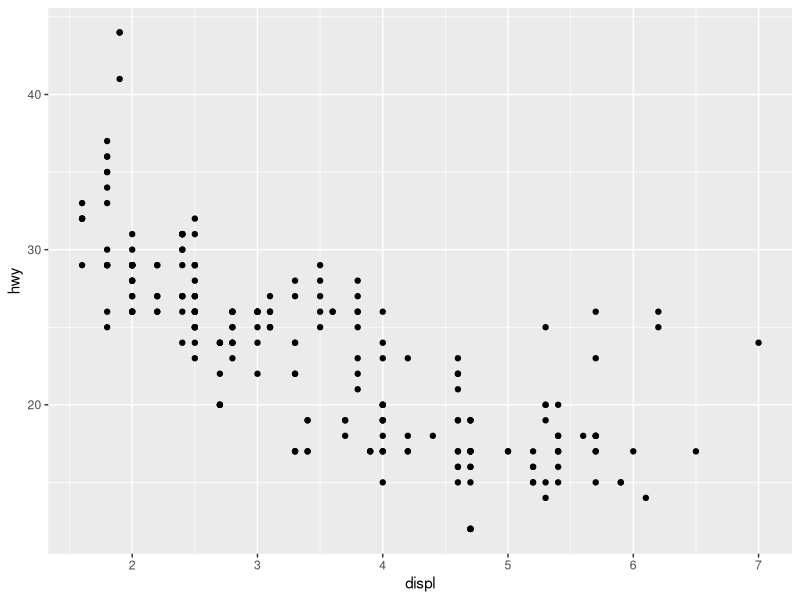
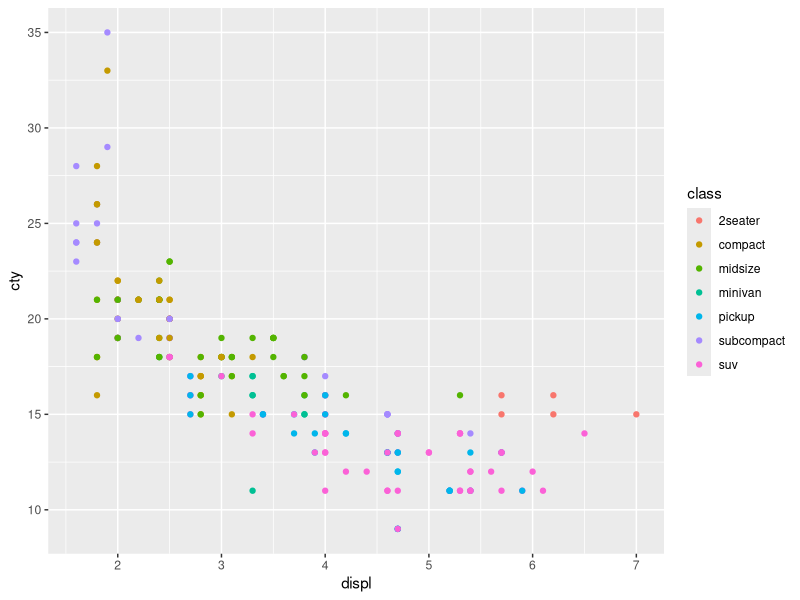
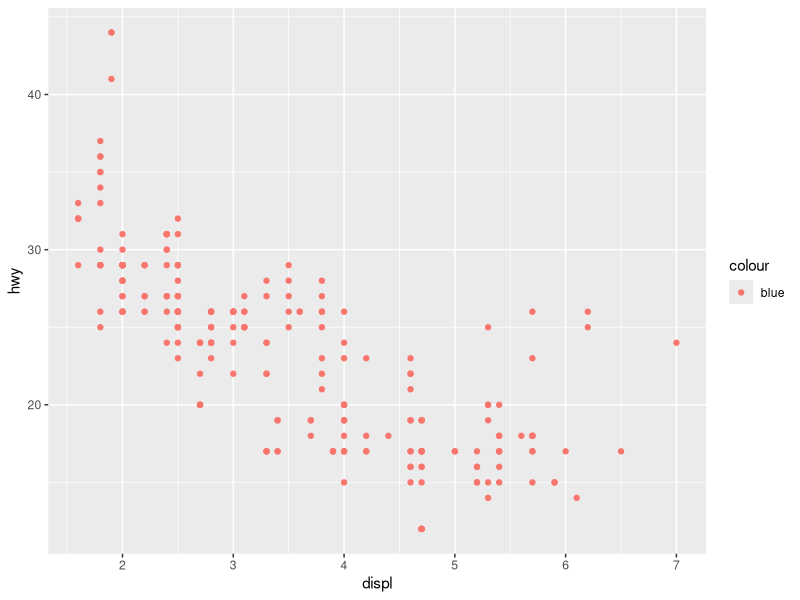
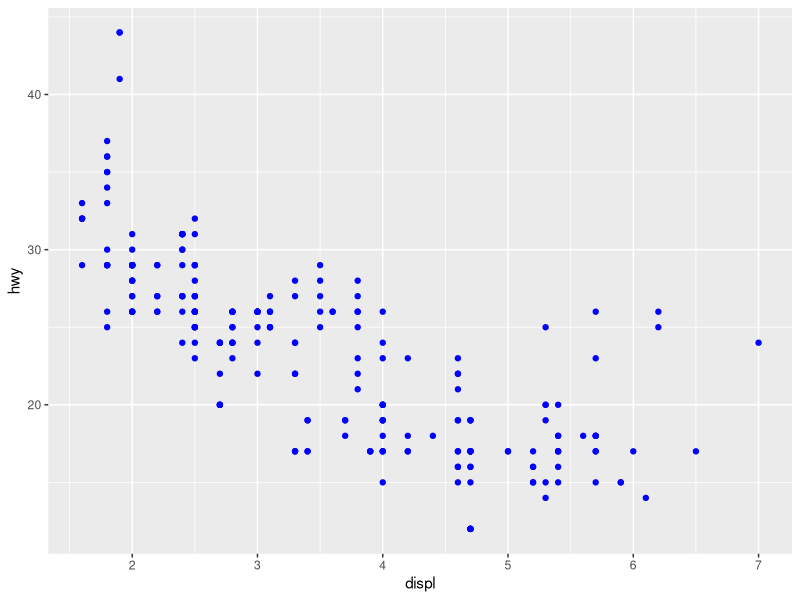
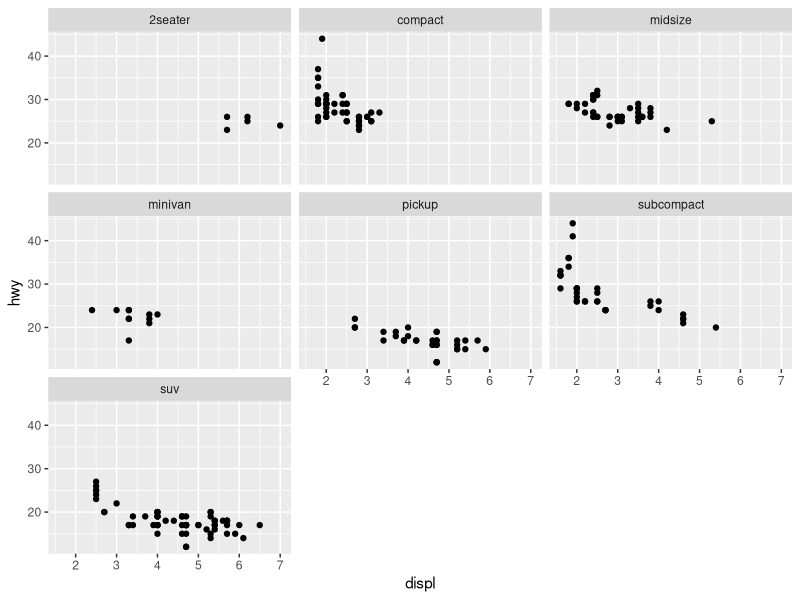
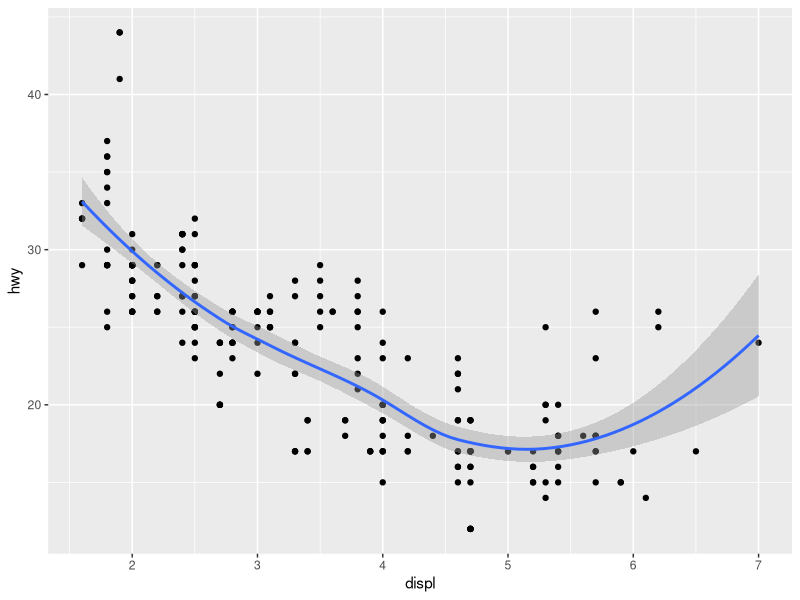
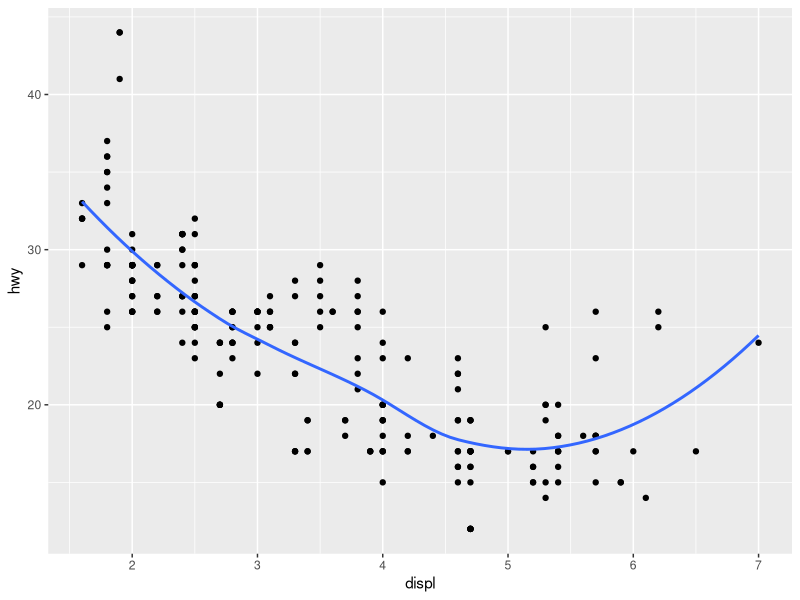
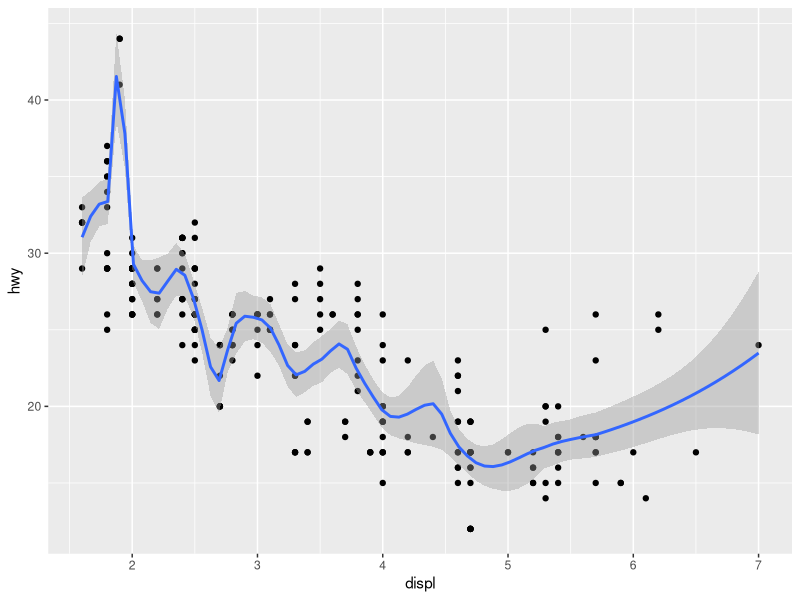

The R script that drew these images, in order: (Note: this script raises an error after producing the figures.)
require(data.table)
require(ggplot2)
require(dplyr)
require(mgcv)
require(MASS)
require(ggthemes)

mpg

# 1.) List fine functions that you could use to get more information about the mpg dataset.

head(mpg)
summary(mpg)
View(mpg)
str(mpg)
glimpse(mpg)
class(mpg)

# 2.) How can you find out what other datasets are included with ggplot2?
pkg.data <- data(package = "ggplot2")
pkgs <- as.data.table(pkg.data$results)[,3:4]

pkgs

# 2.3
ggplot(mpg, aes(x = displ, y = hwy)) +
	geom_point()

# 2.4

ggplot(mpg, aes(displ, cty, colour = class)) +
	geom_point()

ggplot(mpg, aes(displ, hwy)) + geom_point(aes(colour = "blue"))
ggplot(mpg, aes(displ, hwy)) + geom_point(colour = "blue")

ggplot(mpg, aes(displ, hwy)) +
	geom_point() +
	facet_wrap(~class)

?facet_wrap

# 2.6, Geoms

ggplot(mpg, aes(displ, hwy)) +
	geom_point() +
	geom_smooth()

ggplot(mpg, aes(displ, hwy)) +
	geom_point() +
	geom_smooth(se = FALSE)

ggplot(mpg, aes(displ, hwy)) +
	geom_point() +
	geom_smooth(span = 0.2)

ggplot(mpg, aes(displ, hwy)) +
	geom_point() +
	geom_smooth(span = 1)

ggplot(mpg, aes(displ, hwy)) +
	geom_point() +
	geom_smooth(method = "gam", formula = y ~ s(x))

p1 <- ggplot(mpg, aes(displ, hwy)) +
	geom_point() +
	geom_smooth(method = "lm")

# debug data
ggplot_build(p1)$data

ggplot(mpg, aes(displ, hwy)) +
	geom_point() +
	geom_smooth(method = "rlm")

ggplot(mpg, aes(drv, hwy)) +
	geom_point()

ggplot(mpg, aes(drv, hwy)) + geom_jitter()
ggplot(mpg, aes(drv, hwy)) + geom_boxplot()
ggplot(mpg, aes(drv, hwy)) + geom_violin()

ggplot(mpg, aes(hwy)) + geom_histogram()

ggplot(mpg, aes(hwy)) + geom_freqpoly()

ggplot(mpg, aes(hwy)) + geom_freqpoly( binwidth = 2.5 )
ggplot(mpg, aes(hwy)) + geom_freqpoly(binwidth = 1)

ggplot(mpg, aes(displ, colour = drv)) +
	geom_freqpoly(binwidth = 0.5)

ggplot(mpg, aes(displ, fill = drv)) +
	geom_histogram(binwidth = 0.5) +
	facet_wrap(~drv, ncol = 1)

ggplot(mpg, aes(manufacturer)) +
	geom_bar()

drugs <- data.frame(
	 drug = c("a", "b", "c"),
	 effect = c(4.2, 9.7, 6.1))

ggplot(drugs, aes(drug, effect)) + geom_bar(stat = "identity")
ggplot(drugs, aes(drug, effect)) + geom_point()

ggplot(economics, aes(date, unemploy / pop)) +
	geom_line()

ggplot(economics, aes(date, uempmed)) +
	geom_line()

ggplot(economics, aes(unemploy / pop, uempmed)) +
	geom_point() +
	geom_path()

year <- function(x) as.POSIXlt(x)$year + 1900
ggplot(economics, aes(unemploy / pop, uempmed)) +
	geom_path(color = "grey50") +
	geom_point(aes(colour = year(date)))

head(mpg)

? reorder

head(diamonds)

ggplot(mpg, aes(reorder(class, hwy, fun = mean), hwy)) + geom_boxplot()


# 2.7

ggplot(mpg, aes(cty, hwy)) +
	geom_point(alpha = 1 / 3)

ggplot(mpg, aes(cty, hwy)) +
	geom_point(alpha = 1 / 3) +
	xlab("city driving (mpg)") +
	ylab("highway driving (mpg)")

ggplot(mpg, aes(cty, hwy)) +
	geom_point(alpha = 1 / 3) +
	xlab(NULL) +
	ylab(NULL)

ggplot(mpg, aes(drv, hwy)) +
	geom_jitter(width = 0.25)

ggplot(mpg, aes(drv, hwy)) +
	geom_jitter(width = 0.25) +
	xlim("f", "r") +
	ylim(20, 30)

ggplot(mpg, aes(drv, hwy)) +
	geom_jitter(width = 0.25, na.rm = TRUE) +
	ylim(NA, 30)

# 2.8

p <- ggplot(mpg, aes(displ, hwy, color = factor(cyl))) +
	geom_point()

print(p)

ggsave("plot.png", width = 5, height = 5)

summary(p)

# Cars with Theme Example

ggplot(mtcars, aes(x = wt, y = mpg, colour = factor(gear))) +
  geom_point() +
  ggtitle("Cars") +
  geom_smooth(method = "lm", se = FALSE) +
  scale_color_fivethirtyeight("cyl") +
  theme_fivethirtyeight()


require(ggplot2)
require(GGally)
data(diamonds, package = "ggplot2")
diamonds.samp <- diamonds[sample(1:dim(diamonds)[1], 200),]

# Custom Example  ( almost directly from help page)
pm <- ggpairs(
 diamonds.samp[, 1:5],
 mapping = ggplot2::aes(color = cut),
 upper = list(continuous = wrap("density", alpha = 0.5), combo = "box"),
 lower = list(continuous = wrap("points", alpha = 0.3, size = 0.1),
              combo = wrap("dot", alpha = 0.4, size = 0.2)),
 title = "Diamonds"
)

pm